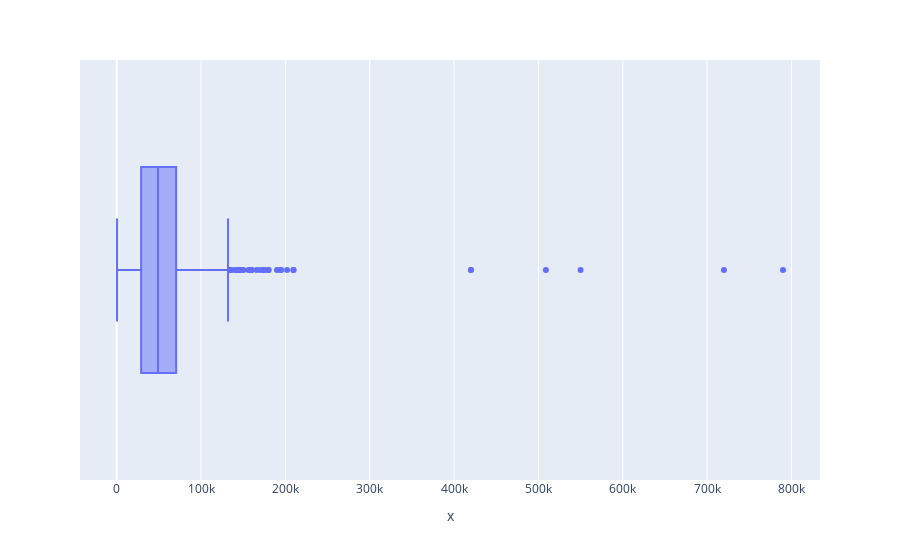

Notebook source saved alongside this figure:
### Markdown cell above
# Car Distance Travelled Exploration

### Code cell
fig = px.box(x = df['distance_travelled(kms)'])
fig.show()

### Figure 1 — Plotly figure (JSON) as saved in the notebook; plotly's stock layout.template omitted (floating-point values rounded to 4 significant figures; data arrays with more than 128 entries replaced by an {"elided": "..."} marker saying what was removed)
{"data": [{"alignmentgroup": "True", "hovertemplate": "x=%{x}<extra></extra>", "legendgroup": "", "marker": {"color": "#636efa"}, "name": "", "notched": false, "offsetgroup": "", "orientation": "h", "showlegend": false, "type": "box", "x": {"elided": "1725 int values"}, "x0": " ", "xaxis": "x", "y0": " ", "yaxis": "y"}], "layout": {"boxmode": "group", "legend": {"tracegroupgap": 0}, "margin": {"t": 60}, "xaxis": {"anchor": "y", "domain": [0, 1], "title": {"text": "x"}}, "yaxis": {"anchor": "x", "domain": [0, 1]}}}
